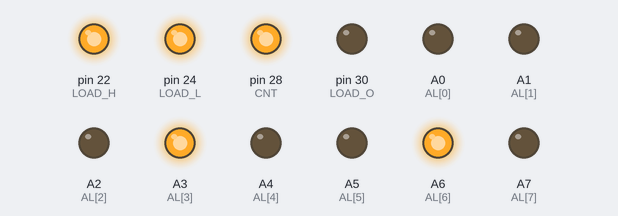
Bench run of a sketch on a simulated Arduino Mega 2560, built with avr-gcc and run on an emulated ATmega2560. On the bench: output pins drawn as LEDs (lit = HIGH). Pins used as bus, display or sensor lines are not drawn.

Above: at 0.3 s.
Timing chart, 0 to 1.8 s (numbered marks = the images above):
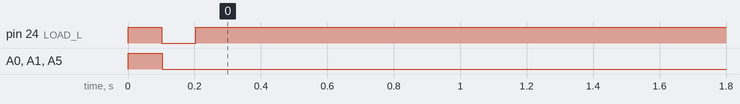

The sketch:

martest.ino
```cpp
#define CNT 28
#define CLK 7
#define LOAD_L 24
#define LOAD_H 22
#define LOAD_O 30

int AL[]={A0,A1,A2,A3,A4,A5,A6,A7};

unsigned int expected=0;

void setup() {
  pinMode(CNT,OUTPUT);
  pinMode(CLK,OUTPUT);
  pinMode(LOAD_L,OUTPUT);
  pinMode(LOAD_H,OUTPUT);
  pinMode(LOAD_O,OUTPUT);

  for (int i=0;i<8;i++) {
    pinMode(AL[i],OUTPUT);
  }
  Serial.begin(115200);

  test();
}

void loop() {
  tick();
}

void test() {
  load16(0x2348);
  cnt(true);
}

void load16(unsigned int val) {
  load(false,true, val >>8);
  load(true,false, val);
}

void load(bool h, bool l, byte busval) {
  digitalWrite(LOAD_H,h);
  digitalWrite(LOAD_L,l);
  setbus(busval);
  tick();
  delay(100);
  digitalWrite(LOAD_H,true);
  digitalWrite(LOAD_L,true);
}

void cnt(bool enable) {
  digitalWrite(CNT,enable);
}

void tick() {
  digitalWrite(CLK,HIGH);
  delay(1);
  digitalWrite(CLK,LOW);
  delay(1);
}

void load_offset(byte b) {
  digitalWrite(LOAD_L,LOW);  // active low
  digitalWrite(LOAD_H,HIGH);
  setbus(b);
  tick();
}

void setbus(byte val) {
  for (int i=0;i<8;i++) {
    digitalWrite(AL[i],((val >> i)&1) ==1);
  }
}
```
